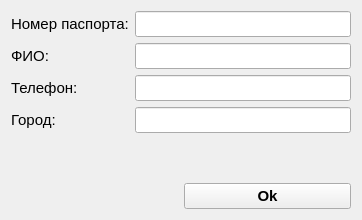
<?xml version="1.0" encoding="UTF-8"?>
<ui version="4.0">
 <class>FormCustomer</class>
 <widget class="QWidget" name="FormCustomer">
  <property name="geometry">
   <rect>
    <x>0</x>
    <y>0</y>
    <width>362</width>
    <height>220</height>
   </rect>
  </property>
  <property name="font">
   <font>
    <pointsize>11</pointsize>
   </font>
  </property>
  <property name="windowTitle">
   <string>Form</string>
  </property>
  <layout class="QGridLayout" name="gridLayout" rowstretch="2,1,0">
   <item row="0" column="0" colspan="2">
    <layout class="QFormLayout" name="formLayout">
     <item row="0" column="0">
      <widget class="QLabel" name="label_2">
       <property name="text">
        <string>Номер паспорта:</string>
       </property>
      </widget>
     </item>
     <item row="0" column="1">
      <widget class="QLineEdit" name="linePassportId"/>
     </item>
     <item row="1" column="0">
      <widget class="QLabel" name="label_3">
       <property name="text">
        <string>ФИО:</string>
       </property>
      </widget>
     </item>
     <item row="1" column="1">
      <widget class="QLineEdit" name="lineName"/>
     </item>
     <item row="2" column="0">
      <widget class="QLabel" name="label_4">
       <property name="text">
        <string>Телефон:</string>
       </property>
      </widget>
     </item>
     <item row="2" column="1">
      <widget class="QLineEdit" name="linePhone"/>
     </item>
     <item row="3" column="0">
      <widget class="QLabel" name="label_5">
       <property name="text">
        <string>Город:</string>
       </property>
      </widget>
     </item>
     <item row="3" column="1">
      <widget class="QLineEdit" name="lineCity"/>
     </item>
    </layout>
   </item>
   <item row="2" column="1">
    <widget class="QPushButton" name="btnOk">
     <property name="font">
      <font>
       <weight>75</weight>
       <bold>true</bold>
      </font>
     </property>
     <property name="text">
      <string>Ok</string>
     </property>
    </widget>
   </item>
   <item row="1" column="0" colspan="2">
    <widget class="QLabel" name="lblError">
     <property name="sizePolicy">
      <sizepolicy hsizetype="Preferred" vsizetype="Preferred">
       <horstretch>0</horstretch>
       <verstretch>0</verstretch>
      </sizepolicy>
     </property>
     <property name="styleSheet">
      <string notr="true">color: red;</string>
     </property>
     <property name="text">
      <string/>
     </property>
     <property name="alignment">
      <set>Qt::AlignCenter</set>
     </property>
    </widget>
   </item>
  </layout>
 </widget>
 <resources/>
 <connections/>
</ui>
